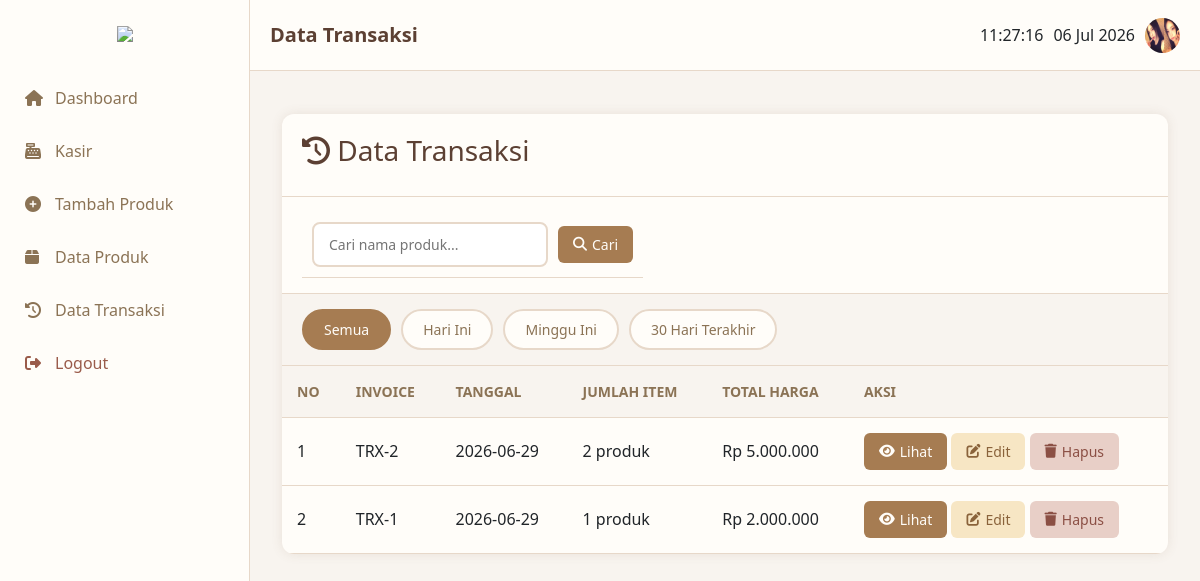
/app/transaksi/index.php (signed in), run on the app's committed database.
### tables this page shows
CREATE TABLE `transaksi` (
  `id_transaksi` int NOT NULL,
  `tanggal` date NOT NULL,
  `total` int NOT NULL
);

### app/transaksi/index.php (the view, shortened to what this page needs)
<?php
require_once '../../config/config.php';
$cari = $_GET['cari'] ?? '';
$periode = $_GET['periode'] ?? 'semua';
$kondisi_tanggal = '';
if ($cari !== '') {
    $cari_escaped = mysqli_real_escape_string($koneksi, $cari);
    $sql = "SELECT DISTINCT t.* FROM transaksi t
            JOIN detail_transaksi d ON t.id_transaksi = d.id_transaksi
            WHERE d.nama_produk LIKE '%$cari_escaped%'";
    $sql .= str_replace('tanggal', 't.tanggal', $kondisi_tanggal);
    $sql .= " ORDER BY t.id_transaksi DESC";
} else {
    $sql = "SELECT * FROM transaksi WHERE 1=1";
    $sql .= $kondisi_tanggal;
    $sql .= " ORDER BY id_transaksi DESC";
}
$data = [];
$result = mysqli_query($koneksi, $sql);
while ($row = mysqli_fetch_assoc($result)) {
    $data[] = $row;
}
$detail_per_transaksi = [];
$result2 = mysqli_query($koneksi, "SELECT * FROM detail_transaksi ORDER BY id_detail ASC");
while ($row = mysqli_fetch_assoc($result2)) {
    $detail_per_transaksi[$row['id_transaksi']][] = $row;
}
?>
<!DOCTYPE html>
<html lang="id">
<head>
    <link rel="stylesheet" href="../../assets/lib/css/bootstrap.min.css">
    <link rel="stylesheet" href="../../assets/css/style.css">
    <link rel="stylesheet" href="https://cdnjs.cloudflare.com/ajax/libs/font-awesome/6.4.0/css/all.min.css">
</head>
<body>
    <?php include '../../components/sidebar.php'; ?>
        <div class="main-content">
        <?php include '../../components/header.php'; ?>
        <div class="container-fluid mt-4">
            <div class="table-container">
                <div class="table-header">
                    <h3><i class="fas fa-history"></i> Data Transaksi</h3>
                </div>
                <form method="GET" class="form-cari">
                    <div class="form-cari" style="padding: 10px; display: flex; gap: 10px; flex-wrap: wrap; align-items: center;">
                        <input type="text" name="cari" placeholder="Cari nama produk..." value="<?= htmlspecialchars($cari) ?>">
                        <button type="submit" class="btn btn-primary">
                            <i class="fas fa-search"></i> Cari
                        </button>
                    </div>
                </form>
                <div class="kategori-filter">
                    <?php
                    $opsi_periode = [
                        'semua' => 'Semua',
                        'hari_ini' => 'Hari Ini',
                        'minggu_ini' => 'Minggu Ini',
                        '30_hari' => '30 Hari Terakhir',
                    ];
                    foreach ($opsi_periode as $key => $label):
                    ?>
                    <a href="?periode=<?= $key ?>&cari=<?= htmlspecialchars($cari) ?>"
                        class="kategori-btn <?= $periode == $key ? 'active' : '' ?>">
                        <?= $label ?>
                    </a>
                    <?php endforeach; ?>
                </div>
                <div class="table-responsive">
                    <table>
                        <thead>
                            <tr>
                                <th>No</th>
                                <th>Invoice</th>
                                <th>Tanggal</th>
                                <th>Jumlah Item</th>
                                <th>Total Harga</th>
                                <th>Aksi</th>
                            </tr>
                        </thead>
                        <tbody>
                            <?php if(count($data) > 0): ?>
                            <?php $no = 1; foreach($data as $t): ?>
                            <?php $items = $detail_per_transaksi[$t['id_transaksi']] ?? []; ?>
                            <tr>
                                <td><?= $no++ ?></td>
                                <td>TRX-<?= $t['id_transaksi'] ?></td>
                                <td><?= $t['tanggal'] ?></td>
                                <td><?= count($items) ?> produk</td>
                                <td>Rp <?= number_format($t['total'], 0, ',', '.') ?></td>
                                <td>
                                    <button type="button" class="btn btn-primary" onclick="lihatDetail(<?= $t['id_transaksi'] ?>)">
                                        <i class="fas fa-eye"></i> Lihat
                                    </button>
                                    <a href="edit.php?id=<?= $t['id_transaksi'] ?>" class="btn btn-edit"><i class="fas fa-edit"></i> Edit</a>
                                    <a href="hapus.php?id=<?= $t['id_transaksi'] ?>" class="btn btn-hapus" onclick="return confirm('Yakin hapus transaksi ini? Stok akan dikembalikan.')">
                                        <i class="fas fa-trash"></i> Hapus
                                    </a>
                                </td>
                            </tr>
                            <?php endforeach; ?>
                            <?php endif; ?>
                        </tbody>
                    </table>
                </div>
            </div>
        </div>
    </div>
</body>
</html>

### assets/css/style.css (style rules this page uses)
:root { --primary: #A67C52; --primary-light: #D8C3A5; --dark: #5C4033; --light: #F8F4EF; --gray: #8B7355; --white: #FFFDF9; --shadow: 0 0 12px rgba(122, 93, 66, 0.12); --border: #E7D8C9; }
* { margin: 0; padding: 0; box-sizing: border-box; }
body { font-family: 'Segoe UI', Tahoma, Geneva, Verdana, sans-serif; background: var(--light); }
.main-content { margin-left: 250px; padding: 90px 20px 60px; min-height: 100vh; }
.table-container { background: var(--white); border-radius: 12px; box-shadow: var(--shadow); overflow: hidden; }
.table-header { padding: 20px; display: flex; justify-content: space-between; align-items: center; border-bottom: 1px solid var(--border); }
.table-header h3 { color: var(--dark); }
.table-responsive { overflow-x: auto; }
table { width: 100%; border-collapse: collapse; }
th, td { padding: 15px; text-align: left; border-bottom: 1px solid var(--border); }
th { background: var(--light); color: var(--gray); font-weight: 600; font-size: 14px; text-transform: uppercase; }
.btn { padding: 8px 15px; border-radius: 6px; border: none; cursor: pointer; font-size: 14px; display: inline-flex; align-items: center; gap: 5px; }
.btn-edit { background: #F7E6C4; color: #8A633B; }
.btn-hapus { background: #E8CFC7; color: #8B4F44; }
.btn-primary { background: var(--primary); color: var(--white); }
.form-cari { padding: 15px 20px; display: flex; gap: 10px; flex-wrap: wrap; border-bottom: 1px solid var(--border); }
.form-cari input[type="text"] { flex: 1; min-width: 200px; padding: 10px 15px; border: 2px solid var(--border); border-radius: 8px; font-size: 14px; }
.kategori-filter { padding: 15px 20px; display: flex; gap: 10px; flex-wrap: wrap; border-bottom: 1px solid var(--border); background: #F8F4EF; }
.kategori-btn { padding: 8px 20px; border-radius: 25px; border: 2px solid var(--border); background: var(--white); color: var(--gray); text-decoration: none; font-size: 14px; font-weight: 500; transition: all 0.2s ease; display: inline-block; }
.kategori-btn.active { background: var(--primary); border-color: var(--primary); color: var(--white); }
.mt-4 { margin-top: 20px; }

### data on the page
transaksi: id_transaksi "2", tanggal "2026-06-29", total "5.000.000"
transaksi: id_transaksi "1", tanggal "2026-06-29", total "2.000.000"

### other printed values
$judul "Data Transaksi"
$label "Semua"
$label "Hari Ini"
$label "Minggu Ini"
$label "30 Hari Terakhir"
